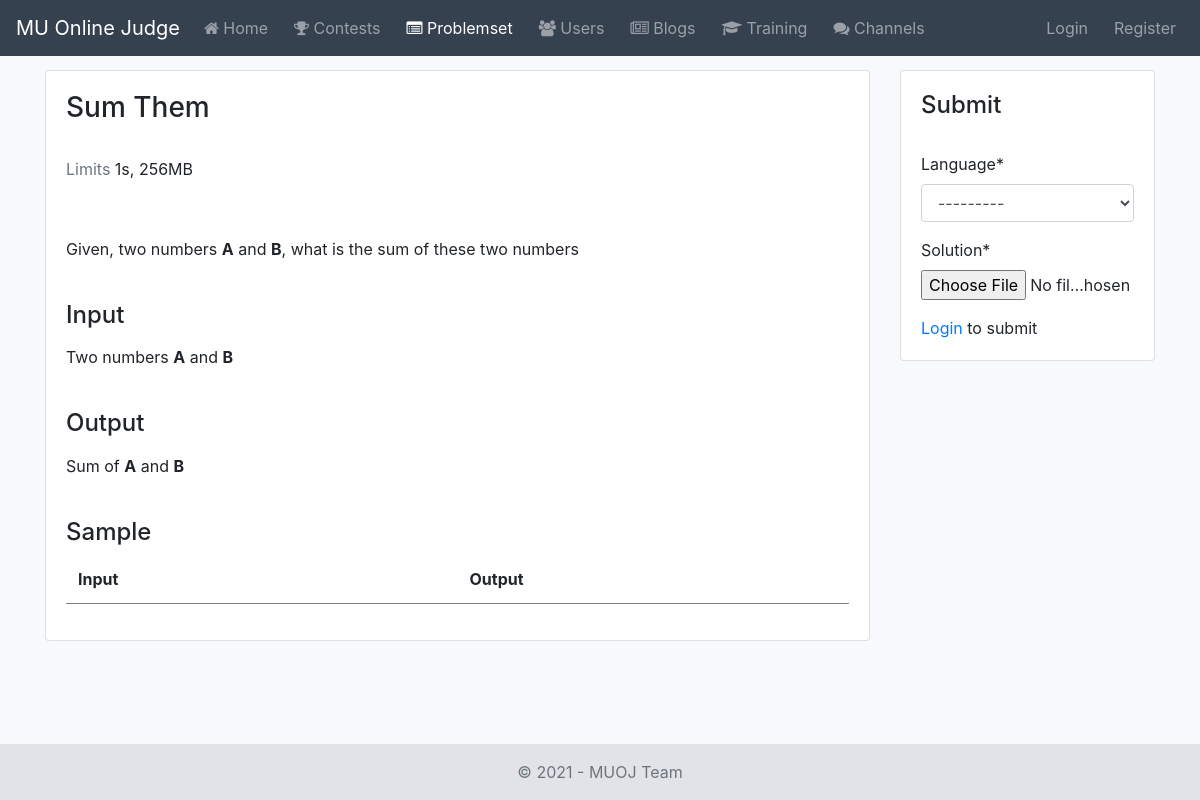
The page /problemset/problems/1/ on the database its author committed.
### problemset/models.py (models this page shows, shortened)
class Problem(AbstractBaseModel):
    name = models.CharField(verbose_name=_('Name'), max_length=100)
    statement = RichTextField(verbose_name=_('Statement'))
    input_section = RichTextField(verbose_name=_('Input Section'))
    output_section = RichTextField(verbose_name=_('Output Section'))
    editorial = RichTextField(verbose_name=_('Editorial'))
    solution = models.FileField(verbose_name=_('Solution'))
    solution_language = models.ForeignKey(verbose_name=_('Language'), to=Language, on_delete=models.CASCADE)
    author = models.ForeignKey(to=User, on_delete=models.SET_NULL, null=True)
    is_protected = models.BooleanField(verbose_name=_('Is Protected'), default=0)
    time_limit = models.IntegerField(verbose_name=_('Time Limit'), default=1)
    memory_limit = models.PositiveIntegerField(verbose_name=_('Memory Limit'), default=256)
    objects = ProblemManager()
    class Meta:
        verbose_name = _('Problem')
        verbose_name_plural = _('Problems')
        ordering = ['-id']

### problemset/views.py (the view)
# urls.py: path('problems/<int:pk>/', ProblemDetailView.as_view(), name='problem-details'),
class ProblemDetailView(DetailView):
    model = Problem
    template_name = 'problemset/problem_details.html'
    context_object_name = 'problem'
    def get_context_data(self, **kwargs):
        context = super().get_context_data(**kwargs)
        context.update({
            'problemset_nav': 'active',
            'submission_form': SubmissionForm(),
            'testcases': self.get_object().testcases.filter(is_sample=True)
        })
        return context

### problemset/forms.py
class SubmissionForm(forms.ModelForm):
    class Meta:
        model = Submission
        fields = ['solution_language', 'solution']

### problemset/models.py (called while the page is built)
    def __str__(self):
        return self.name

### problemset/templates/problemset/problem_details.html (shortened to what this page needs)
{% extends 'problemset/base.html' %}
{% load crispy_forms_tags %}
{% block content %}
    <div class="row">
        <div class="col-sm-9">
            <div class="card">
                <div class="card-body">
                    <h3> {{ problem.name }} </h3>
                    <br />
                    <p>
                        <span class="text-muted"> Limits </span> {{ problem.time_limit }}s, {{ problem.memory_limit }}MB
                    </p>
                    <br />
                    <p> {{ problem.statement|safe|linebreaks }} </p>
                    <br />
                    <h4> Input </h4>
                    <p> {{ problem.input_section|safe|linebreaks }} </p>
                    <br />
                    <h4> Output </h4>
                    <p> {{ problem.output_section|safe|linebreaks }} </p>
                    <br />
                    <h4> Sample </h4>
                    <table class="table table-borderless">
                        <thead>
                            <tr style="border-bottom: 1px solid grey">
                                <th width="50%"> Input </th>
                                <th width="50%"> Output </th>
                            </tr>
                        </thead>
                    </table>
                </div>
            </div>
        </div>
        <div class="col-sm-3">
            <div class="card">
                <div class="card-body">
                    <h4> Submit </h4>
                    <br />
                    <form method="POST" action="{% url 'problemset:submission-create' problem.id %}" enctype="multipart/form-data">
                        {{ submission_form|crispy }}
                        {% if user.is_authenticated %}
                            <div class="form-group">
                                <button class="btn btn-sm btn-primary" type="submit"> Submit </button>
                            </div>
                        {% else %}
                            <a href="{% url 'login' %}"> Login </a> to submit
                        {% endif %}
                    </form>
                </div>
            </div>
            <br>
        </div>
    </div>
{% endblock %}

### static_local/core/css/base.css (style rules this page uses)
* { list-style: none; margin: 0; padding: 0; box-sizing: border-box; }
.bg-light-blue { background-color: #f7f9fc; }

### rows shown on the page
Problem: name "Sum Them", time_limit "1", memory_limit "256", statement "Given, two numbers A and B , what is the sum of these two numbers", input_section "Two numbers A and B", output_section "Sum of A and B"
